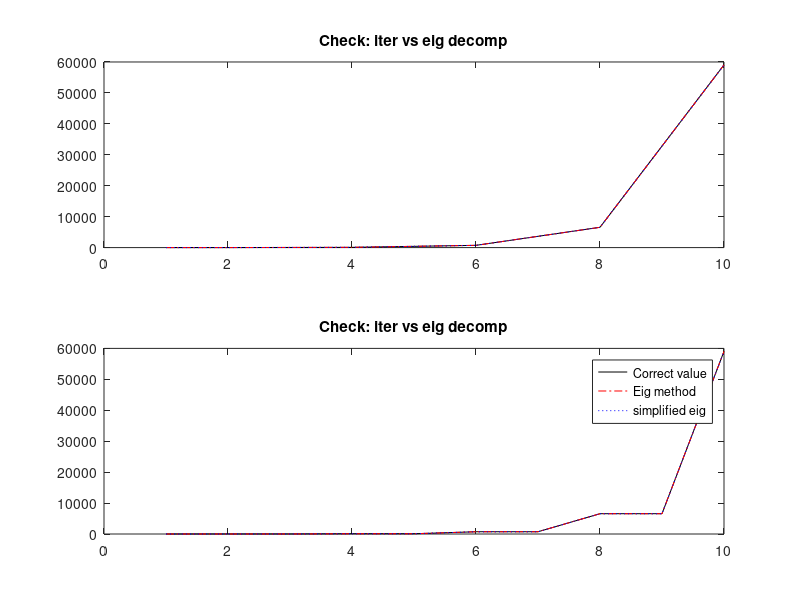

This figure's MATLAB source:
clear; close all; clc
% VAR(1) model (no constant, 2 endo variables) x_n = Ax_(n-1)
A = [1 4; 2 -1];
x0 = [1 1]';

%Step one: Calculate eigenvalues of A, and corresponding eigenvectors
%Step two: Let D=diag([eigenvalues]) and P =[eigenvectors];
[P,D] = eig(A);
P = [[2 1]' [1 -1]']; % equivalent eigenvectors, from my written solution
%Step three: Calculate Pinv and P D.^t Pinv
Pinv = inv(P);
disp('Solution is: A^t = P D.^t Pinv where: ')
P
D
Pinv

%check
T = 10;
t = 1:T;
X = NaN(2,T);
for tt = t
    if tt==1
        X(:,1) =  A*x0;
    else
        X(:,tt) = A*X(:,tt-1);
    end
end

%Check
Xcheck = NaN(2,T);
for tt = t
    Xcheck(:,tt) = P*D.^(tt)*Pinv * x0;
end

Xcheck2 = NaN(2,T);
for tt=t
    Xcheck2(:,tt) = [4*(3^(tt-1)) + (-3)^(tt-1) 2*(3^(tt-1)) - (-3)^(tt-1)]';
end

figure
for i=1:2
subplot(2,1,i)
plot(t,X(i,:),'k-')
hold on
plot(t,Xcheck(i,:),'r-.')
plot(t,Xcheck2(i,:),'b:')
hold off
title('Check: iter vs eig decomp')
end
legend('Correct value','Eig method', 'simplified eig')
set(gcf,'Color',[1 1 1])
